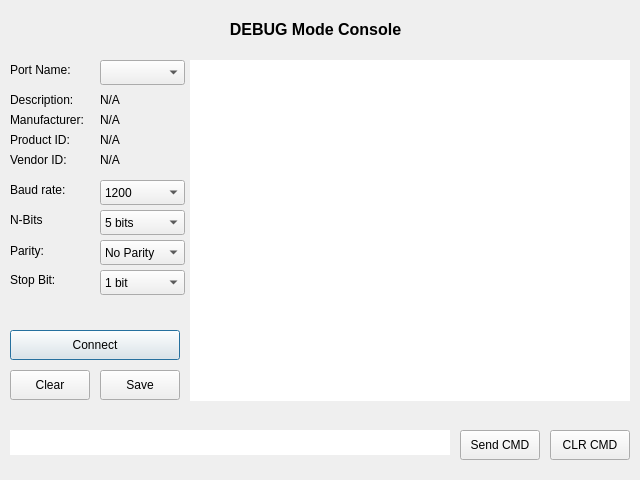
<?xml version="1.0" encoding="UTF-8"?>
<ui version="4.0">
 <class>debug_console</class>
 <widget class="QDialog" name="debug_console">
  <property name="geometry">
   <rect>
    <x>0</x>
    <y>0</y>
    <width>640</width>
    <height>480</height>
   </rect>
  </property>
  <property name="windowTitle">
   <string>Dialog</string>
  </property>
  <widget class="QPlainTextEdit" name="plainTextEdit_SerialInput">
   <property name="geometry">
    <rect>
     <x>190</x>
     <y>60</y>
     <width>440</width>
     <height>341</height>
    </rect>
   </property>
   <property name="frameShape">
    <enum>QFrame::Panel</enum>
   </property>
   <property name="frameShadow">
    <enum>QFrame::Sunken</enum>
   </property>
   <property name="lineWidth">
    <number>0</number>
   </property>
  </widget>
  <widget class="QComboBox" name="comboBox_OptionsBaudRate">
   <property name="geometry">
    <rect>
     <x>100</x>
     <y>180</y>
     <width>85</width>
     <height>25</height>
    </rect>
   </property>
   <item>
    <property name="text">
     <string>1200</string>
    </property>
   </item>
   <item>
    <property name="text">
     <string>2400</string>
    </property>
   </item>
   <item>
    <property name="text">
     <string>4800</string>
    </property>
   </item>
   <item>
    <property name="text">
     <string>9600</string>
    </property>
   </item>
   <item>
    <property name="text">
     <string>19200</string>
    </property>
   </item>
   <item>
    <property name="text">
     <string>38400</string>
    </property>
   </item>
   <item>
    <property name="text">
     <string>57600</string>
    </property>
   </item>
   <item>
    <property name="text">
     <string>115200</string>
    </property>
   </item>
  </widget>
  <widget class="QComboBox" name="comboBox_OptionsNBits">
   <property name="geometry">
    <rect>
     <x>100</x>
     <y>210</y>
     <width>85</width>
     <height>25</height>
    </rect>
   </property>
   <item>
    <property name="text">
     <string>5 bits</string>
    </property>
   </item>
   <item>
    <property name="text">
     <string>6 bits</string>
    </property>
   </item>
   <item>
    <property name="text">
     <string>7 bits</string>
    </property>
   </item>
   <item>
    <property name="text">
     <string>8 bits</string>
    </property>
   </item>
  </widget>
  <widget class="QComboBox" name="comboBox_OptionsParity">
   <property name="geometry">
    <rect>
     <x>100</x>
     <y>240</y>
     <width>85</width>
     <height>25</height>
    </rect>
   </property>
   <item>
    <property name="text">
     <string>No Parity</string>
    </property>
   </item>
   <item>
    <property name="text">
     <string>Even Parity</string>
    </property>
   </item>
   <item>
    <property name="text">
     <string>Odd Parity</string>
    </property>
   </item>
  </widget>
  <widget class="QComboBox" name="comboBox_OptionsPortName">
   <property name="geometry">
    <rect>
     <x>100</x>
     <y>60</y>
     <width>85</width>
     <height>25</height>
    </rect>
   </property>
  </widget>
  <widget class="QLabel" name="label_PortName">
   <property name="geometry">
    <rect>
     <x>10</x>
     <y>60</y>
     <width>81</width>
     <height>20</height>
    </rect>
   </property>
   <property name="text">
    <string>Port Name:</string>
   </property>
  </widget>
  <widget class="QLabel" name="label_BaudRate">
   <property name="geometry">
    <rect>
     <x>10</x>
     <y>180</y>
     <width>71</width>
     <height>20</height>
    </rect>
   </property>
   <property name="text">
    <string>Baud rate:</string>
   </property>
  </widget>
  <widget class="QLabel" name="label_NBits">
   <property name="geometry">
    <rect>
     <x>10</x>
     <y>210</y>
     <width>63</width>
     <height>20</height>
    </rect>
   </property>
   <property name="text">
    <string>N-Bits</string>
   </property>
  </widget>
  <widget class="QLabel" name="label_Parity">
   <property name="geometry">
    <rect>
     <x>10</x>
     <y>240</y>
     <width>63</width>
     <height>21</height>
    </rect>
   </property>
   <property name="text">
    <string>Parity:</string>
   </property>
  </widget>
  <widget class="QPushButton" name="pushButton_Connection">
   <property name="geometry">
    <rect>
     <x>10</x>
     <y>330</y>
     <width>170</width>
     <height>30</height>
    </rect>
   </property>
   <property name="text">
    <string>Connect</string>
   </property>
  </widget>
  <widget class="QPushButton" name="pushButton_ClearInput">
   <property name="geometry">
    <rect>
     <x>10</x>
     <y>370</y>
     <width>80</width>
     <height>30</height>
    </rect>
   </property>
   <property name="text">
    <string>Clear</string>
   </property>
  </widget>
  <widget class="QPushButton" name="pushButton_Save">
   <property name="geometry">
    <rect>
     <x>100</x>
     <y>370</y>
     <width>80</width>
     <height>30</height>
    </rect>
   </property>
   <property name="text">
    <string>Save</string>
   </property>
  </widget>
  <widget class="QPushButton" name="pushButton_SendCMD">
   <property name="geometry">
    <rect>
     <x>460</x>
     <y>430</y>
     <width>80</width>
     <height>30</height>
    </rect>
   </property>
   <property name="text">
    <string>Send CMD</string>
   </property>
  </widget>
  <widget class="QPlainTextEdit" name="plainTextEdit_SerialCommand">
   <property name="geometry">
    <rect>
     <x>10</x>
     <y>430</y>
     <width>440</width>
     <height>25</height>
    </rect>
   </property>
   <property name="whatsThis">
    <string>&lt;html&gt;&lt;head/&gt;&lt;body&gt;&lt;p&gt;&lt;span style=&quot; font-style:italic;&quot;&gt;Type your command&lt;/span&gt;&lt;/p&gt;&lt;/body&gt;&lt;/html&gt;</string>
   </property>
   <property name="frameShape">
    <enum>QFrame::Panel</enum>
   </property>
   <property name="frameShadow">
    <enum>QFrame::Raised</enum>
   </property>
   <property name="lineWidth">
    <number>0</number>
   </property>
  </widget>
  <widget class="QLabel" name="label_DEBUGModeConsole">
   <property name="geometry">
    <rect>
     <x>110</x>
     <y>10</y>
     <width>411</width>
     <height>40</height>
    </rect>
   </property>
   <property name="text">
    <string>&lt;html&gt;&lt;head/&gt;&lt;body&gt;&lt;p align=&quot;center&quot;&gt;&lt;span style=&quot; font-size:12pt; font-weight:700;&quot;&gt;DEBUG Mode Console&lt;/span&gt;&lt;/p&gt;&lt;/body&gt;&lt;/html&gt;</string>
   </property>
  </widget>
  <widget class="QLabel" name="label_StopBit">
   <property name="geometry">
    <rect>
     <x>10</x>
     <y>270</y>
     <width>63</width>
     <height>20</height>
    </rect>
   </property>
   <property name="text">
    <string>Stop Bit:</string>
   </property>
  </widget>
  <widget class="QComboBox" name="comboBox_OpetionsStopBit">
   <property name="geometry">
    <rect>
     <x>100</x>
     <y>270</y>
     <width>85</width>
     <height>25</height>
    </rect>
   </property>
   <item>
    <property name="text">
     <string>1 bit</string>
    </property>
   </item>
   <item>
    <property name="text">
     <string>2 bits</string>
    </property>
   </item>
   <item>
    <property name="text">
     <string>1.5 bit</string>
    </property>
   </item>
  </widget>
  <widget class="QPushButton" name="pushButton_ClearCMD">
   <property name="geometry">
    <rect>
     <x>550</x>
     <y>430</y>
     <width>80</width>
     <height>30</height>
    </rect>
   </property>
   <property name="text">
    <string>CLR CMD</string>
   </property>
  </widget>
  <widget class="QLabel" name="label_SerialPortManufacturer">
   <property name="geometry">
    <rect>
     <x>10</x>
     <y>110</y>
     <width>81</width>
     <height>20</height>
    </rect>
   </property>
   <property name="text">
    <string>Manufacturer:</string>
   </property>
  </widget>
  <widget class="QLabel" name="label_SerialPortProductID">
   <property name="geometry">
    <rect>
     <x>10</x>
     <y>130</y>
     <width>61</width>
     <height>20</height>
    </rect>
   </property>
   <property name="text">
    <string>Product ID:</string>
   </property>
  </widget>
  <widget class="QLabel" name="label_SerialPortVendorID">
   <property name="geometry">
    <rect>
     <x>10</x>
     <y>150</y>
     <width>61</width>
     <height>20</height>
    </rect>
   </property>
   <property name="text">
    <string>Vendor ID:</string>
   </property>
  </widget>
  <widget class="QLabel" name="label_SerialPortDescription">
   <property name="geometry">
    <rect>
     <x>10</x>
     <y>90</y>
     <width>71</width>
     <height>20</height>
    </rect>
   </property>
   <property name="text">
    <string>Description:</string>
   </property>
  </widget>
  <widget class="QLabel" name="label_ValueSerialPortDescription">
   <property name="geometry">
    <rect>
     <x>100</x>
     <y>90</y>
     <width>81</width>
     <height>20</height>
    </rect>
   </property>
   <property name="text">
    <string>N/A</string>
   </property>
  </widget>
  <widget class="QLabel" name="label_ValueSerialPortManufacturer">
   <property name="geometry">
    <rect>
     <x>100</x>
     <y>110</y>
     <width>81</width>
     <height>20</height>
    </rect>
   </property>
   <property name="text">
    <string>N/A</string>
   </property>
  </widget>
  <widget class="QLabel" name="label_ValueSerialPortProductID">
   <property name="geometry">
    <rect>
     <x>100</x>
     <y>130</y>
     <width>81</width>
     <height>20</height>
    </rect>
   </property>
   <property name="text">
    <string>N/A</string>
   </property>
  </widget>
  <widget class="QLabel" name="label_ValueSerialPortVendorID">
   <property name="geometry">
    <rect>
     <x>100</x>
     <y>150</y>
     <width>81</width>
     <height>20</height>
    </rect>
   </property>
   <property name="text">
    <string>N/A</string>
   </property>
  </widget>
 </widget>
 <resources/>
 <connections/>
</ui>
